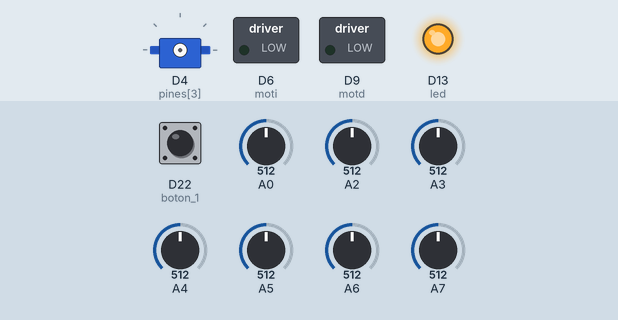
A sketch run on a simulated Arduino Due. Parts: servo, switched loads named in the sketch (green lamp = pin HIGH), output pins drawn as LEDs (lit = HIGH). The test bench sets the inputs (shaded band); at power-on: D22 (boton_1) LOW, A0 = 512, A2 = 512, A3 = 512, A4 = 512, A5 = 512, A6 = 512, A7 = 512 (analog values on the 0–1023 scale).

Above: at 0.1 s.
At 34.6 s:
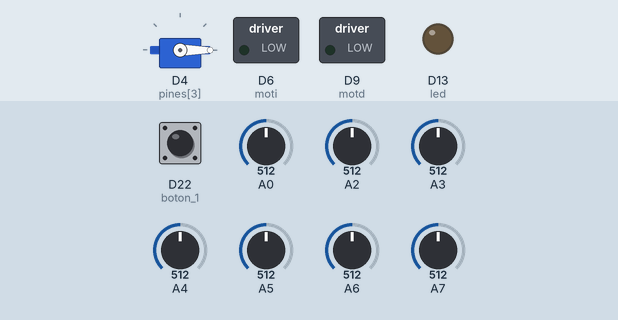
Timing chart, 0 to 36.1 s (numbered marks = the images above):
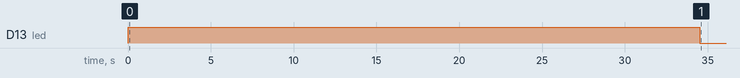

The sketch:

la_llama.ino
```cpp
//LA LLAMA
#include <Servo.h>

#define QTR_MAX_SENSORS    16                              //numero maximo de sensores que se pueden usar
#define numSensores        7                               // number of sensors used
#define muestrasPorSensor  8                               //cantidad de muestras que toma el adc para cada sensor de linea
unsigned int valores_sensor[numSensores];                  //arreglo donde se van a guardar los valores de las lecturas del sensor de linea
unsigned int pines[numSensores]={0,2,3,4,5,6,7};           //pines con adc del teensy conectados a los sensores de linea
unsigned int valmax[numSensores];                          //arreglo donde se guardan los maximos producto del ajuste inicial
unsigned int valmin[numSensores];                          //arreglo donde se guardan los minimos producto del ajuste inicial
int linea, linea_ant=0;                                                 //variable donde se guarda la posicion del robot respecto a la linea
/////
#define moti                    6                       //Pin del motor izquierdo.
#define motd                    9                       // Pin del motor derecho.
#define moti_pwm                5//es el 7              //PWM moto izquierdo.
#define motd_pwm                10                      // PWM moto derecho.
#define boton_1                 22                      // pin del boton.
#define led                     13
/////////
//variables para el pid
int  derivativo=0, proporcional=0, integral=0; //parametros
int  proporcional_pasado=0;
float salida_pwm=0;
///////////////AQUI CAMBIEREMOS LOS PARAMETROS DE NUESTRO ROBOT!!!!!!!!!!!!!!!
int velocidad=255;//max 170
int Vmax=450,Vmin=200;//750-500
float Kp=0.05, Kd=50; // Mejores valores Kp=0.06, Kd=50
//Turbina:
Servo turbina;  // create servo object to control a servo
int pos = 0; //Sets position variable

void setup() {
  analogWriteFrequency(motd_pwm, 1000);
  analogWriteFrequency(moti_pwm, 1000);
  Serial1.begin(38400);//38400                             //velocidad de transmision usada esta se configuro con el hc-05 Como nota, tratar de aumentar esta velocidad
  analogReadResolution(13);                                //13 bits de resolucion del adc para las lecturas de los sensores de linea entregan valores entre 0 y 8191
  analogWriteResolution(10);                              //13 bits resolucion timer
  pinMode(moti,OUTPUT);
  pinMode(motd,OUTPUT);
  pinMode(boton_1, INPUT); //boton 1 como pull up
  //pinMode(moti_pwm,OUTPUT);
  //pinMode(motd_pwm,OUTPUT);

  //delay(4000);                                             //espera 3 segundos para que cuando se conecte el blueth.. al pc alcance a enviar mensaje de encendido
  Serial1.println("ENCENDIDO");                            //mensaje de confirmacion configuracion serial y blueth.. exitosa
  pinMode(led,OUTPUT);                                      //led del teensy
  calibrar(valmin,valmax);                                 //obtenemos el max y min de lecturas para ajustar los valores de los sensores a las condiciones de luz
  turbina.attach(4,1000,2000);
  turbina.write(0);

  int var1 = digitalRead(boton_1);
  while(var1==LOW){
    var1 = digitalRead(boton_1);}
  // Turbina
  digitalWrite(led, HIGH);
  turbina.write(60);
  delay(2000);
  digitalWrite(led, LOW);
}

void loop() {
 linea=leer_posicion(valmin,valmax);                      //llama la funcion leer posicion que entrega la posicion del robot respecto a la linea
 Serial1.println(linea);


 proporcional = (linea) - 3500; // 2500 es la referencia referencia
  //integral=integral + proporcional_pasado; //obteniendo integral
  //derivativo = (proporcional - proporcional_pasado); //obteniedo el derivativo
  salida_pwm =(  ( proporcional * Kp ) + ( (proporcional - proporcional_pasado) * Kd ) +salida_pwm);
  velocidad = (float)(abs(proporcional))*(Vmax-Vmin)/(-3500.0)+Vmax;

  if (  salida_pwm > velocidad )  salida_pwm = velocidad; //limitamos la salida de pwm
  if ( salida_pwm < -velocidad )  salida_pwm = -velocidad;
  proporcional_pasado = proporcional;

/*
 if(salida_pwm < 0){
 analogWrite(moti_pwm,abs((velocidad-abs(salida_pwm))));
 analogWrite(motd_pwm,(velocidad));
 digitalWrite(moti,LOW);
 digitalWrite(motd,LOW);
 }
 else
 {
 analogWrite(moti_pwm,velocidad);
 analogWrite(motd_pwm,abs((velocidad-abs(salida_pwm))));
 digitalWrite(moti,LOW);
 digitalWrite(motd,LOW);
 }

  if(linea>6500){ //si se salio por la parte derecha de la linea
   digitalWrite(motd,HIGH);
    analogWrite(motd_pwm,1023-30);
    analogWrite(moti_pwm,(velocidad));
    digitalWrite(moti,LOW);

                    }
  if(linea<1500){ //si se salio por la parte izquierda de la linea
   digitalWrite(moti,HIGH);
   analogWrite(moti_pwm,1023-30);//ultimo valor bueno 80*238 90*23
   digitalWrite(motd,LOW);
   analogWrite(motd_pwm,velocidad);
                }*/
 }

int leer_posicion(unsigned int *mincalibracion, unsigned int *maxcalibracion)
{   int valor=0,media=0,suma=0,valorAjustado[numSensores],posicion_linea=0;
     leer(valores_sensor);                              //lee los sensores en bruto
     for(int i=0;i<numSensores;i++){
          //valorAjustado establece una ecuacion que ajusta los valores de los sensores segun las condiciones de luz(min y max sensados)
          valorAjustado[i]= abs(valores_sensor[i]*(8000.0/(float)(maxcalibracion[i]-mincalibracion[i])) -mincalibracion[i]*(8000.0/(float)(maxcalibracion[i]-mincalibracion[i])));
        if(valorAjustado[i]<200){valorAjustado[i]=0;} //establezco un humbral para eliminar
                                    }
    for (int i = 0; i < numSensores; i++)
    {
        Serial1.print(valorAjustado[i]);Serial1.print(' '); //imprime los valores ajustados que nos serviran para calcular el promedio ponderado
    }

    for(int i=0;i<numSensores;i++){                   //realiza un promedio ponderado que me entrega posicion entre 0 y 8000
          media +=valorAjustado[i]*((i+1)*1000);
          suma += valorAjustado[i];
    }
    //Serial1.print(media);Serial1.print(' ');
    //Serial1.print(suma);Serial1.print(' ');
    //Serial1.print(linea_ant);Serial1.print(' ');
   if(suma==0 || media==0){                           //cuando se sale de los extremos marque 0 o 8000 (NO FUNCIONA SE DEBE SOLUCIONAR)

    if(linea_ant>3500){

      posicion_linea=numSensores*1000;
      return posicion_linea;}

    else{return 0;}
     }
    else{posicion_linea=media/suma;}
    //Serial1.println(posicion_linea);
     linea_ant=posicion_linea;
     return posicion_linea;
}

void calibrar(unsigned int *mincalibracion, unsigned int *maxcalibracion) //funcion para ajustar los valores de los sensores a las condiciones de luz
{
      digitalWrite(13,HIGH);                                        //prende led para indicar inicio de ajuste
      int i=0,j=0;
      int valmin[numSensores];                                      //arreglo para guardar lecturas minimas de cada sensor
      int valmax[numSensores];                                      //arreglo para guardar lecturas maximas de cada sensor

      for(j=0;j<5500;j++){                                          //encuentra el maximo y minimo de datos sensados
          leer(valores_sensor);
          for(i=0;i<numSensores;i++){
            if(j==0 || valmax[i] < valores_sensor[i])
               valmax[i]=valores_sensor[i];
            if(j==0 || valmin[i] > valores_sensor[i])
               valmin[i]=valores_sensor[i];
                            }
                        }
       for(i=0;i<numSensores;i++){
        mincalibracion[i]=valmin[i];
        maxcalibracion[i]=valmax[i];
                                  }
         Serial1.println("minimos");                                  //imprime valores para verificar correcto ajuste
    for (int i = 0; i < numSensores; i++)
    {
        Serial1.print(valmin[i]);Serial1.print(' ');
    }
    Serial1.println();
    Serial1.println("maximos");
      for (int i = 0; i < numSensores; i++)
      {
        Serial1.print(valmax[i]);
        Serial1.print(' ');
      } Serial1.println();digitalWrite(13,LOW);                   //apaga led para confirmar que termino la calibracion
}

void leer(unsigned int *valores_sensores)                     //funcion que lee los valores en bruto de cada sensor de linea y los guarda en un arreglo
{
      unsigned char i, j;
      for(i = 0; i < numSensores; i++){valores_sensor[i] = 0;}//resetea valores dejandolos en cero
      for(j = 0; j < muestrasPorSensor; j++){                 //cantidad de veces que repite el proces, numero de muestras que toma por cada sensor
         for (i = 0; i < numSensores; i++) {
             valores_sensor[i] += analogRead(pines[i]);   // sumo el resultado del adc
                                           }
                                            }
      for (i = 0; i < numSensores; i++){
             valores_sensor[i] = (valores_sensor[i])/ muestrasPorSensor; //saco el promedio de las muestras para dejar un solo valor
                                  }
}
```

Measured:
- by itself, D13 (led): LOW → HIGH at 0.00 s, → LOW 34.5 s later
